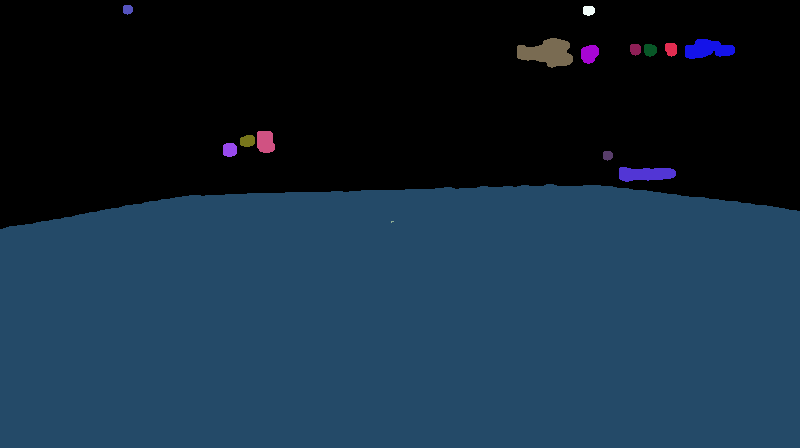
//> input picture Experiments_log/c.png, 800 x 448 px
$ ./field Experiments_log/c.png Experiments_log/c.png   (built with g++ and OpenCV 4)
//> lines starting //> are read from the running program, lines starting //| are printed output that depends on the picture; after the words box and inside, x2 and y2 are one past the last pixel; in counts of white or black regions, pixels touching at a corner belong together
#include <iostream>
#include <cstdlib>

#include <opencv2/opencv.hpp>

using namespace cv;
using namespace std;


int
_find(int p, int* roots)
{
	while(roots[p] != p)
		p = roots[p];
	return p;
}

int
_union(int r0, int r1, int* roots)
{
	if(r0 == r1) return r0;
	if(r0 == -1) return r1;
	if(r1 == -1) return r0;
	if(r0 <	r1){
		roots[r1] = r0;
		return r0;
	}else{
		roots[r0]=r1;
		return r1;
	}
}

int
_add(int p, int r, int* roots)
{
	if(r==-1)
		roots[p]=p;
	else
		roots[p]=r;
	return roots[p];
}

Mat
labeling(Mat ims)
{

	Mat img_color = ims.clone();
	cvtColor(img_color, img_color, CV_GRAY2BGR);

	int* roots = new int[ims.total()];
	int rows = ims.rows;
	int cols = ims.cols;
	int p = 0;
	int r = -1;
	uchar* ps = ims.data;

	for(int i=0; i<rows; i++){
		for(int j=0; j<cols; j++){
			r = -1;

			if( j>0 && (*(ps-1)==(*ps)) )
				r = _union( _find(p-1, roots), r, roots);

			if( (i>0 && j>0) && (*(ps-1-cols)==(*ps)) )
				r = _union( _find(p-1-cols, roots), r, roots);

			if( i>0 && (*(ps-cols) == (*ps)) )
				r = _union(_find(p-cols, roots), r, roots);

			if( (j<(cols-1) && i>0) && (*(ps+1-cols)==(*ps)) )
				r = _union(_find(p+1-cols, roots), r, roots);

			r = _add(p, r, roots);

			p++;
			ps++;
		}
	}

	for(p=0; p<rows*cols; p++){
		roots[p] = _find(p, roots);
	}

	int l=1;
	for(int i=0; i<rows; i++){
		for(int j=0; j<cols; j++){
			int p = i*cols+j;
			if (img_color.at<Vec3b>(i, j)==Vec3b(0, 0, 0))
				roots[p] = 0;
			else {
				if(roots[p]==p)
					roots[p] = l++;
				else
					roots[p] = roots[roots[p]];
			}
		}
	}

	int* roots_size = new int[l];
	for(int i=0; i<l; i++){
		roots_size[i]=0;
	}

	for(int i=0; i<rows; i++){
		for(int j=0; j<cols; j++){
			int p = i*cols+j;
			roots_size[roots[p]]++;
		}
	}
	int max_l = 1;
	for(int i=1; i<l; i++){
		if (roots_size[max_l] < roots_size[i])
			max_l = i;
	}

	for(int i=0; i<rows; i++){
		for(int j=0; j<cols; j++){
			if (roots[i*cols+j] > 0){
				if (roots[i*cols+j] == max_l){
					img_color.at<Vec3b>(i, j) = Vec3b(255, 255, 255);
				} else {
					img_color.at<Vec3b>(i, j) = Vec3b(0, 0, 0);
				}
			}
		}
	}

	//imshow("colorname", img_color);
	//cout<<"labeling: "<< l << " components detected"<<endl;
	delete [] roots;
	delete [] roots_size;

	return img_color;
}


void process(const char* ims, const char* ims_out)
{
//> called with ims = "Experiments_log/c.png", ims_out = "Experiments_log/c.png"
	Mat img_in = imread(ims, CV_LOAD_IMAGE_COLOR);
//> img_in is the input picture: 448 rows x 800 cols, CV_8UC3; mean B, G, R 60, 42.3, 21.4
	if (!img_in.data) {
		cout<<"Could not open or find the image"<<endl;
		exit(EXIT_FAILURE);
	}

	imshow(ims, img_in);
	waitKey();
	Mat mask(img_in.rows, img_in.cols, CV_8UC3, Scalar(0, 0, 0));
	//	unsigned int size = img_in.rows * img_in.cols;
	vector<vector<Point> > contours;
	vector<Vec4i> hierarchy;
	// Convertir l'image dans l'espace HSV
	Mat img_hsv;
	cvtColor(img_in, img_hsv, CV_BGR2HSV);
//> img_hsv: 448 rows x 800 cols, CV_8UC3; mean H, S, V 58.8, 95.5, 60.3


	/*
	H: 0-180
	S: 0-255
	V: 0-255
	*/
	// Modifie les canaux HSV par les paramètres
	for (int i=0; i < img_hsv.rows ; i++) {
		for (int j=0; j < img_hsv.cols; j++) {
			img_hsv.at<Vec3b>(i,j)[1] = 255;
			img_hsv.at<Vec3b>(i,j)[2] = 255;
		}
	}
//> img_hsv: 448 rows x 800 cols, CV_8UC3; mean H, S, V 58.8, 255, 255

	// Sauvegarde la nouvelle image imd
	cvtColor(img_hsv, img_hsv, CV_HSV2BGR);
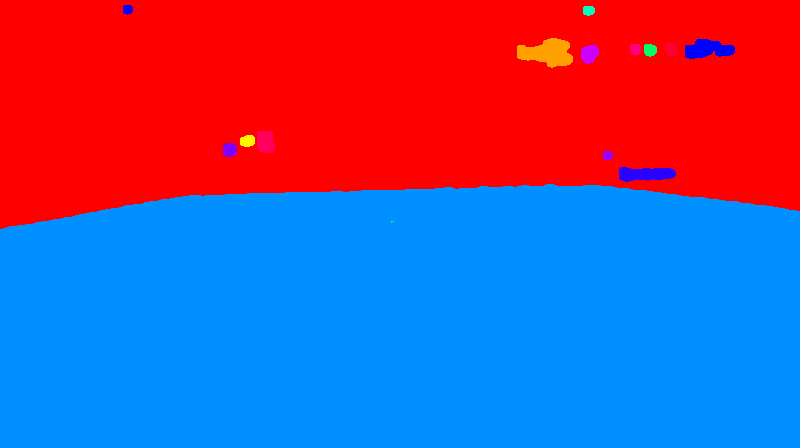
//> img_hsv: 448 rows x 800 cols, CV_8UC3; mean B, G, R 144.6, 81.5, 110.8
	imshow(ims, img_hsv);
	waitKey();

	// Recuperer le vert dans l'image
	inRange(img_hsv, Scalar(0, 200, 0), Scalar(255, 255, 255), img_hsv); //Threshold the image
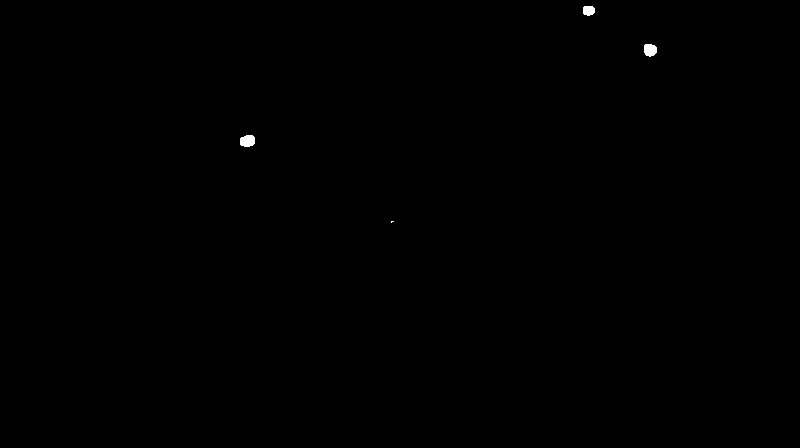
//> img_hsv: 448 rows x 800 cols, CV_8UC1; 0.11% white; 4 white regions (1 under 20 px), largest, box (x1, y1, x2, y2) and area: (240, 135, 255, 147) 153, (644, 44, 657, 57) 139, (583, 6, 595, 16) 103
	imshow(ims, img_hsv);
	waitKey();


	Mat field = labeling(img_hsv);
//> the loop in labeling, `for(int i=0; i<rows; i++)` made 448 passes
//> p on passes 1 to 3: 800, 1600, 2400
//> after the loop in labeling, `for(int i=0; i<rows; i++)`: r = 0; p = 358400
//> the loop in labeling, `for(int i=0; i<rows; i++)` made 448 passes
//> l on passes 1 to 3: 1, 1, 1
//> after the loop in labeling, `for(int i=0; i<rows; i++)`: l = 5; p = 358400
//> the loop in labeling, `for(int i=0; i<l; i++)` made 5 passes
//> the loop in labeling, `for(int i=1; i<l; i++)` made 4 passes
//> after the loop in labeling, `for(int i=1; i<l; i++)`: max_l = 3
//> after the loop in labeling, `for(int i=0; i<rows; i++)`:
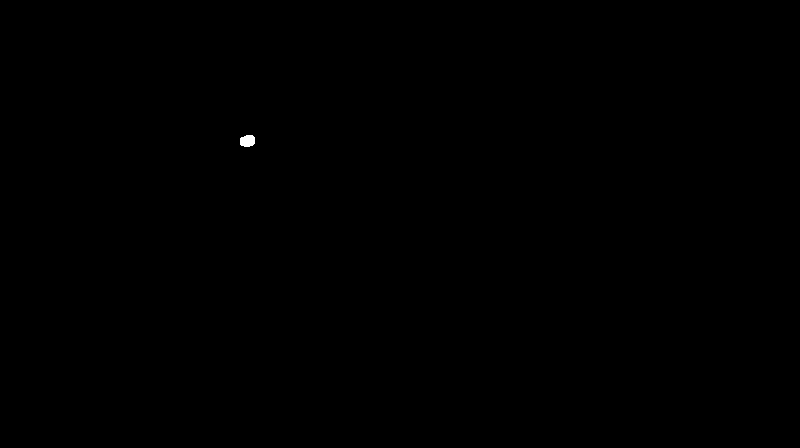
//> img_color: 448 rows x 800 cols, CV_8UC3; 0.04% white; 1 white region, box (x1, y1, x2, y2) and area: (240, 135, 255, 147) 153
	double mean = 0;
	for(int i=0; i<field.rows; i++)
		for(int j=0; j<field.cols; j++)
			if (field.at<Vec3b>(i, j) == Vec3b(255, 255, 255))
				mean+=1;
//> after the loop, mean = 153
	mean = mean / double((field.rows)*(field.cols));
//> mean = 0.000427
	double mean_tolerate = 0.90;

	if (mean < mean_tolerate){
		erode(field, field, getStructuringElement(MORPH_ELLIPSE, Size(10, 10)) );
		dilate( field, field, getStructuringElement(MORPH_ELLIPSE, Size(10, 10)) );
//> field: 448 rows x 800 cols, CV_8UC3; 0.04% white; 1 white region, box (x1, y1, x2, y2) and area: (241, 136, 256, 147) 141
	} else {
		dilate( field, field, getStructuringElement(MORPH_ELLIPSE, Size(10, 10)) );
		erode(field, field, getStructuringElement(MORPH_ELLIPSE, Size(10, 10)) );
	}

	cvtColor(field, field, CV_BGR2GRAY);
	field = labeling(field);
//> the loop in labeling (call 2), `for(int i=0; i<rows; i++)` made 448 passes
//> the loop in labeling (call 2), `for(int i=0; i<l; i++)` made 2 passes
//> the loop in labeling (call 2), `for(int i=1; i<l; i++)` made 1 pass
	imshow(ims, field );
	waitKey();

	if (mean < mean_tolerate){
		dilate( field, field, getStructuringElement(MORPH_ELLIPSE, Size(10, 10)) );
		erode(field, field, getStructuringElement(MORPH_ELLIPSE, Size(10, 10)) );
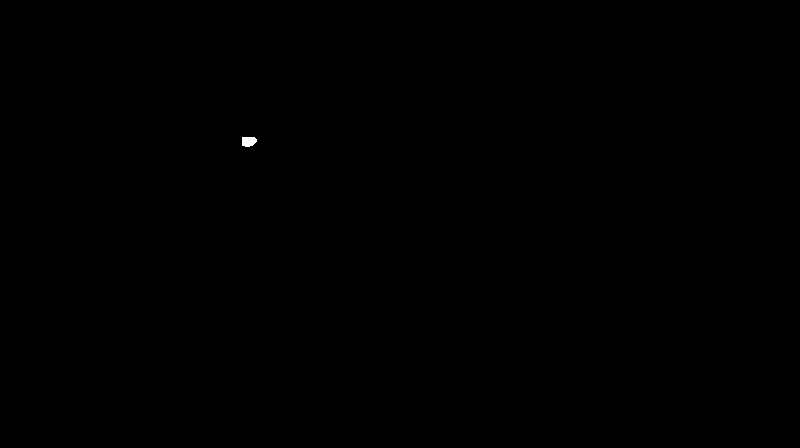
//> field: 448 rows x 800 cols, CV_8UC3; 0.04% white; 1 white region, box (x1, y1, x2, y2) and area: (242, 137, 257, 147) 127
	} else {
		erode(field, field, getStructuringElement(MORPH_ELLIPSE, Size(10, 10)) );
		dilate( field, field, getStructuringElement(MORPH_ELLIPSE, Size(10, 10)) );
	}
	//cout<<size<<endl;
	imshow(ims, field );
	waitKey();

	Mat field_gray;
	cvtColor(field, field_gray, CV_BGR2GRAY);
//> field_gray: 448 rows x 800 cols, CV_8UC1; 0.04% white; 1 white region
	/// Find contours
	findContours( field_gray, contours, hierarchy, CV_RETR_TREE, CV_CHAIN_APPROX_SIMPLE, Point(0, 0) );
//> contours = 1 contour; box (x1, y1, x2, y2) and area: (242, 137, 257, 147) 107
	//
	/// Find the convex hull object for each contour
	vector<vector<Point> >hull( contours.size() );
//> hull = 1 empty contours
	//Find the field
	unsigned int max=0,  max_index=0;
	for( unsigned int i = 0; i < contours.size(); i++ ) {
		if (contours[i].size()>max) {
			max =contours[i].size();
			max_index=i;
		}
	}
//> this loop made 1 pass
//> max on pass 1: 10
//> after the loop, max = 10; max_index = 0
	//	convexHull( Mat(contours[max_index]), hull, false );
	for( unsigned int i = 0; i < contours.size(); i++ ) {
		convexHull( Mat(contours[i]), hull[i], false );
	}
//> this loop made 1 pass
	//	drawContours( mask, hull, max_index,255,2 , 8, vector<Vec4i>(), 0, Point() );
	fillConvexPoly(mask, hull[max_index], Scalar(255,255,255));
//> mask: 448 rows x 800 cols, CV_8UC3; 0.04% white; 1 white region, box (x1, y1, x2, y2) and area: (242, 137, 257, 147) 129

	drawContours( img_in, hull, max_index, Scalar(0,255,0), 2, 8, vector<Vec4i>(), 0, Point() );
//> img_in: 448 rows x 800 cols, CV_8UC3; 124 pixels changed, all inside (x1, y1, x2, y2) = (241, 136, 258, 148)
	drawContours( mask, hull, max_index, Scalar(255,255,255), 2, 8, vector<Vec4i>(), 0, Point() );
//> mask: 448 rows x 800 cols, CV_8UC3; 0.05% white; 1 white region, box (x1, y1, x2, y2) and area: (241, 136, 258, 148) 179

	mask = mask + field;

	imshow(ims,img_in);
	waitKey();
	imshow(ims,mask);
	waitKey();
	imwrite(string("result/")+string(ims_out)+string(".png"),mask);
}


void usage (const char *s)
{
  cout<<"Usage: "<<s<<" ims ims_out"<<endl;
  exit(EXIT_FAILURE);
}

#define param 2

int main (int argc, char* argv[])
{
	if (argc != (param+1))
		usage(argv[0]);
	process(argv[1], argv[2]);
	return EXIT_SUCCESS;
}
